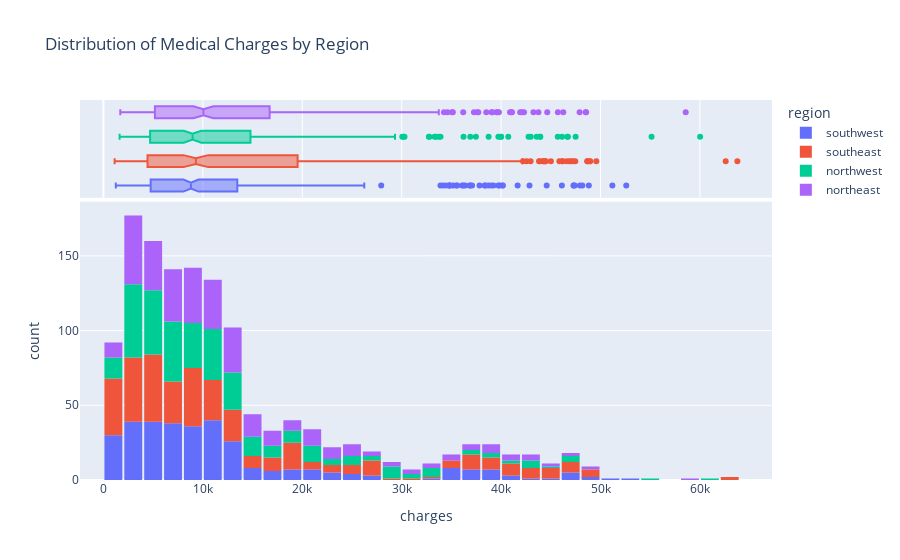

The notebook cell saved with this chart:
### Markdown cell above
# Distribution of charges by region

### Code cell
fig_region = px.histogram(medical_df, 
                          x='charges', 
                          color='region', 
                          marginal='box', 
                          title='Distribution of Medical Charges by Region')
fig_region.update_layout(bargap=0.1)
fig_region.show()

### Figure 1 — Plotly figure (JSON) as saved in the notebook; plotly's stock layout.template omitted (floating-point values rounded to 4 significant figures; data arrays with more than 128 entries replaced by an {"elided": "..."} marker saying what was removed)
{"data": [{"bingroup": "x", "hovertemplate": "region=southwest<br>charges=%{x}<br>count=%{y}<extra></extra>", "legendgroup": "southwest", "marker": {"color": "#636efa", "pattern": {"shape": ""}}, "name": "southwest", "orientation": "v", "showlegend": true, "type": "histogram", "x": {"elided": "325 float values"}, "xaxis": "x", "yaxis": "y"}, {"hovertemplate": "region=southwest<br>charges=%{x}<extra></extra>", "legendgroup": "southwest", "marker": {"color": "#636efa"}, "name": "southwest", "notched": true, "showlegend": false, "type": "box", "x": {"elided": "325 float values"}, "xaxis": "x2", "yaxis": "y2"}, {"bingroup": "x", "hovertemplate": "region=southeast<br>charges=%{x}<br>count=%{y}<extra></extra>", "legendgroup": "southeast", "marker": {"color": "#EF553B", "pattern": {"shape": ""}}, "name": "southeast", "orientation": "v", "showlegend": true, "type": "histogram", "x": {"elided": "364 float values"}, "xaxis": "x", "yaxis": "y"}, {"hovertemplate": "region=southeast<br>charges=%{x}<extra></extra>", "legendgroup": "southeast", "marker": {"color": "#EF553B"}, "name": "southeast", "notched": true, "showlegend": false, "type": "box", "x": {"elided": "364 float values"}, "xaxis": "x2", "yaxis": "y2"}, {"bingroup": "x", "hovertemplate": "region=northwest<br>charges=%{x}<br>count=%{y}<extra></extra>", "legendgroup": "northwest", "marker": {"color": "#00cc96", "pattern": {"shape": ""}}, "name": "northwest", "orientation": "v", "showlegend": true, "type": "histogram", "x": {"elided": "325 float values"}, "xaxis": "x", "yaxis": "y"}, {"hovertemplate": "region=northwest<br>charges=%{x}<extra></extra>", "legendgroup": "northwest", "marker": {"color": "#00cc96"}, "name": "northwest", "notched": true, "showlegend": false, "type": "box", "x": {"elided": "325 float values"}, "xaxis": "x2", "yaxis": "y2"}, {"bingroup": "x", "hovertemplate": "region=northeast<br>charges=%{x}<br>count=%{y}<extra></extra>", "legendgroup": "northeast", "marker": {"color": "#ab63fa", "pattern": {"shape": ""}}, "name": "northeast", "orientation": "v", "showlegend": true, "type": "histogram", "x": {"elided": "324 float values"}, "xaxis": "x", "yaxis": "y"}, {"hovertemplate": "region=northeast<br>charges=%{x}<extra></extra>", "legendgroup": "northeast", "marker": {"color": "#ab63fa"}, "name": "northeast", "notched": true, "showlegend": false, "type": "box", "x": {"elided": "324 float values"}, "xaxis": "x2", "yaxis": "y2"}], "layout": {"bargap": 0.1, "barmode": "relative", "legend": {"title": {"text": "region"}, "tracegroupgap": 0}, "title": {"text": "Distribution of Medical Charges by Region"}, "xaxis": {"anchor": "y", "domain": [0, 1], "title": {"text": "charges"}}, "xaxis2": {"anchor": "y2", "domain": [0, 1], "matches": "x", "showgrid": true, "showticklabels": false}, "yaxis": {"anchor": "x", "domain": [0, 0.7326], "title": {"text": "count"}}, "yaxis2": {"anchor": "x2", "domain": [0.7426, 1], "matches": "y2", "showgrid": false, "showline": false, "showticklabels": false, "ticks": ""}}}
